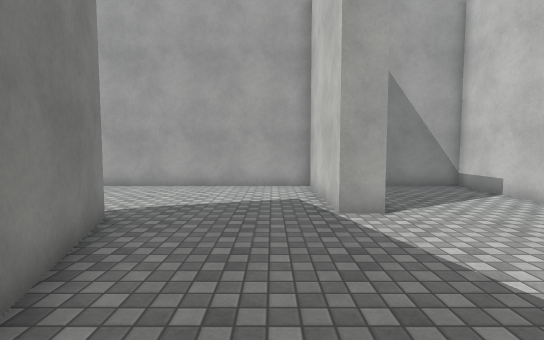
view 1 (above)

16 first-person views from a walk through a scene from a Unity 3-D project. The camera is 1.4 m above the floor, tilts 4° down and sees 85° across. The floor is counted in squares, 1 m on a side. Each view is taken from the middle of a square. On the plan, view 1 faces up. The plan holds only what a view shows up to about 14 squares ahead; the rest is blank. The place goes on beyond the plan. The player is left out. Surface patterns are stand-ins for the level's own textures.

view 2
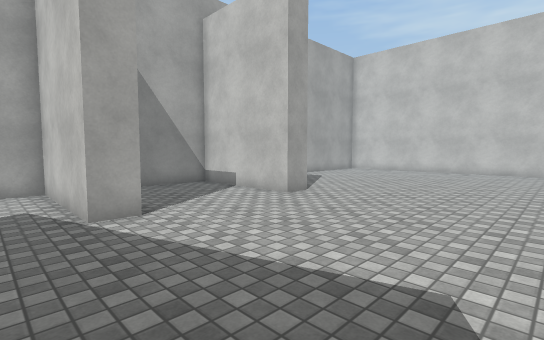

view 3
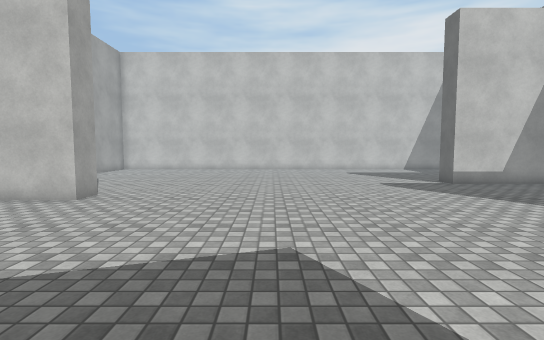

view 4
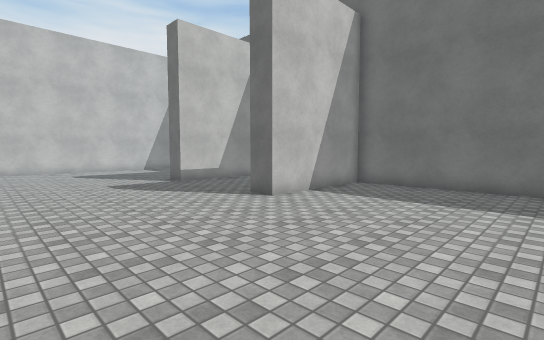

view 5
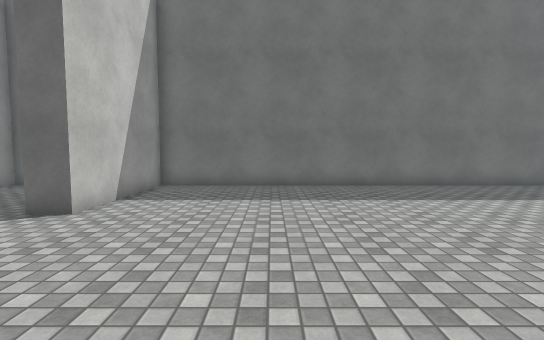

view 6
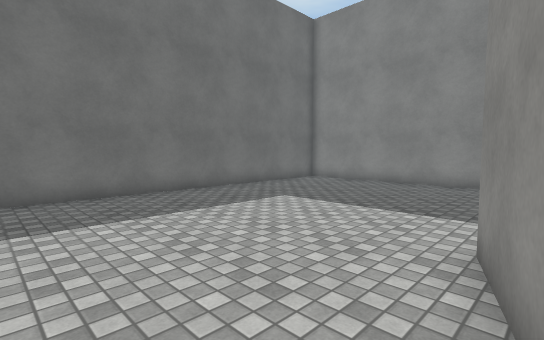

view 7
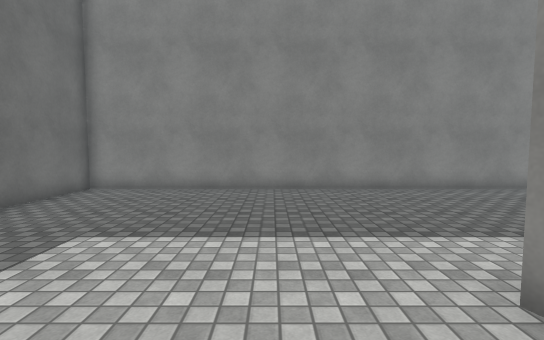

view 8
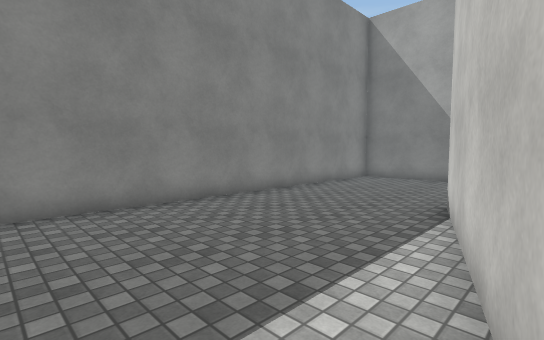

view 9
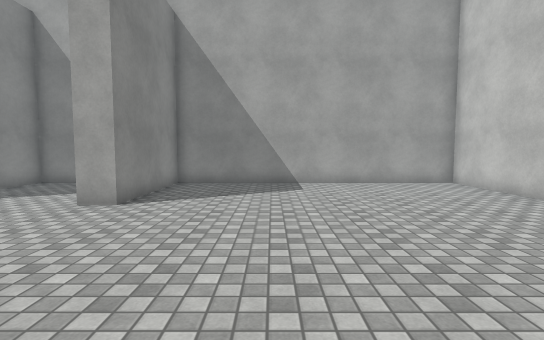

view 10
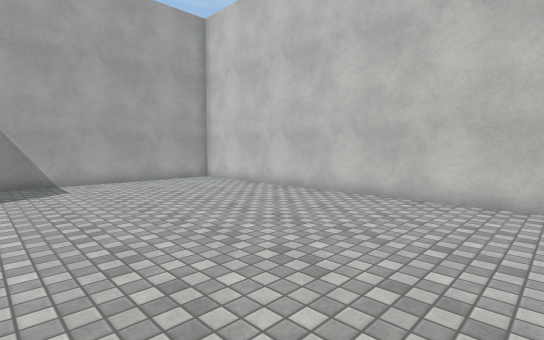

view 11
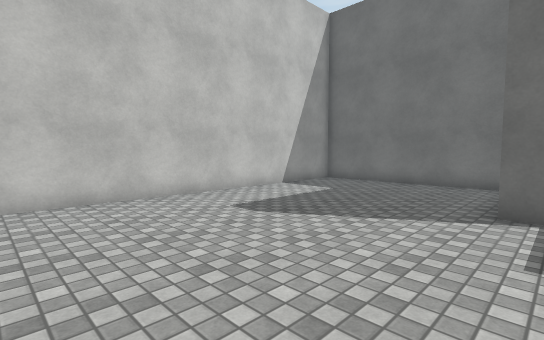

view 12
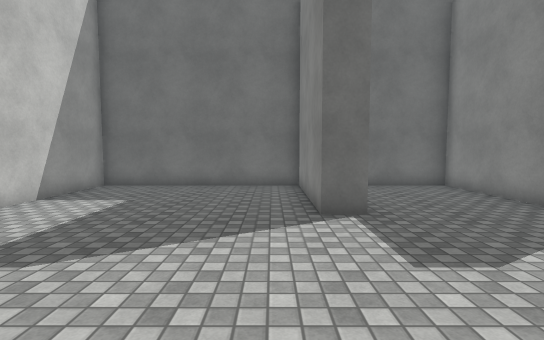

view 13
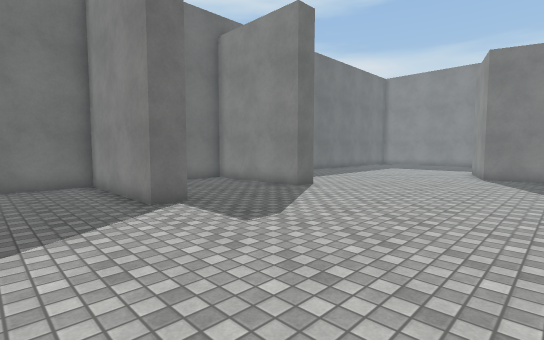

view 14
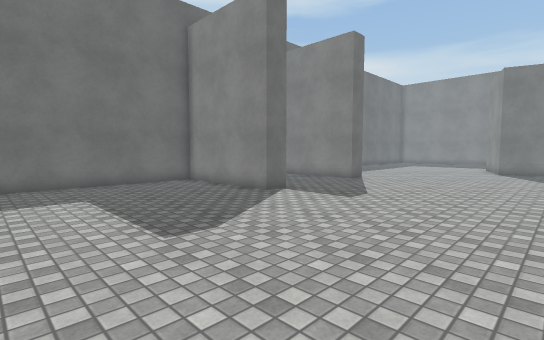

view 15
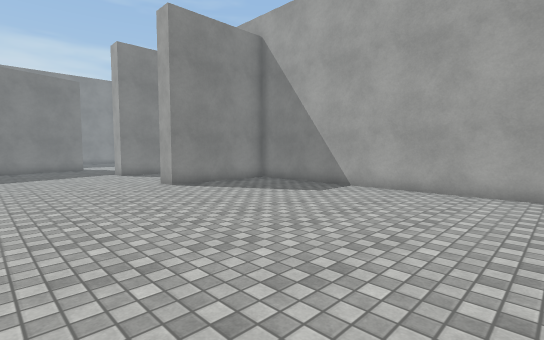

view 16
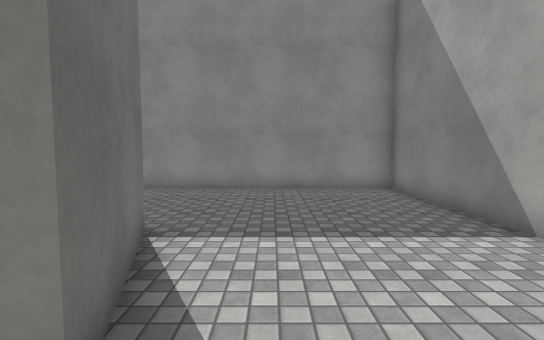

### Floor plan
Points are (right, up) in squares from view 1. A wall is a line through its corners. A room is listed if a view was taken in it or the views show most of it. See-through windows are left out.
Room 1 (views 1, 2, 3, 4, 5, 6, 7, 8, 9, 10, 11, 12, 13, 14, 15, 16)
walls: (-1.6, 0.4) (-1, -1.6) (-4.6, -2.8); (2.5, 6.4) (1.5, 6.4) (1.5, 11.2) (-12.4, 11.2) (-12.4, -11.4) (5.3, -11.4) (5.3, -6.3) (6.3, -6.3) (6.3, -11.4) (10.9, -11.4) (10.9, -6.3) (11.9, -6.3) (11.9, -11.4) (19.5, -11.4) (19.5, 11.2) (8.1, 11.2) (8.1, 6.4) (7.1, 6.4) (7.1, 11.2) (2.5, 11.2) (2.5, 9.2); (-5, -1.3) (-7, 4.8) (-3.4, 6) (-2.2, 2.3)

Positions as (right, up) in squares from view 1, and headings:
1: (0, 0), facing up
2: (0, 0), facing up-right
3: (-1, 1), facing right
4: (-1, 0), facing down-right
5: (1, 0), facing down
6: (0, -2), facing down-left
7: (-2, -5), facing left
8: (-5, -3), facing up-left
9: (12, -1), facing up
10: (11, -2), facing up-right
11: (11, 1), facing down-right
12: (13, 0), facing down
13: (15, 1), facing down-left
14: (19, 1), facing down-left
15: (19, 1), facing up-left
16: (-2, 7), facing left
